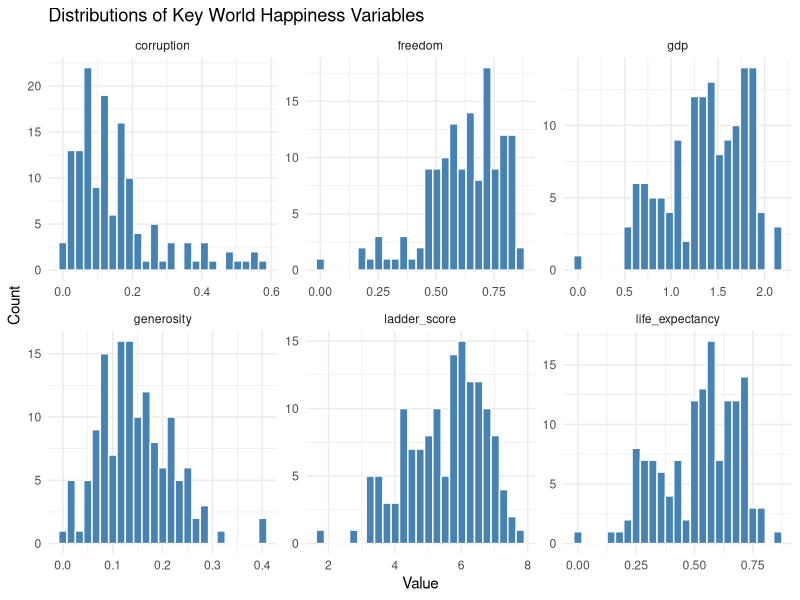
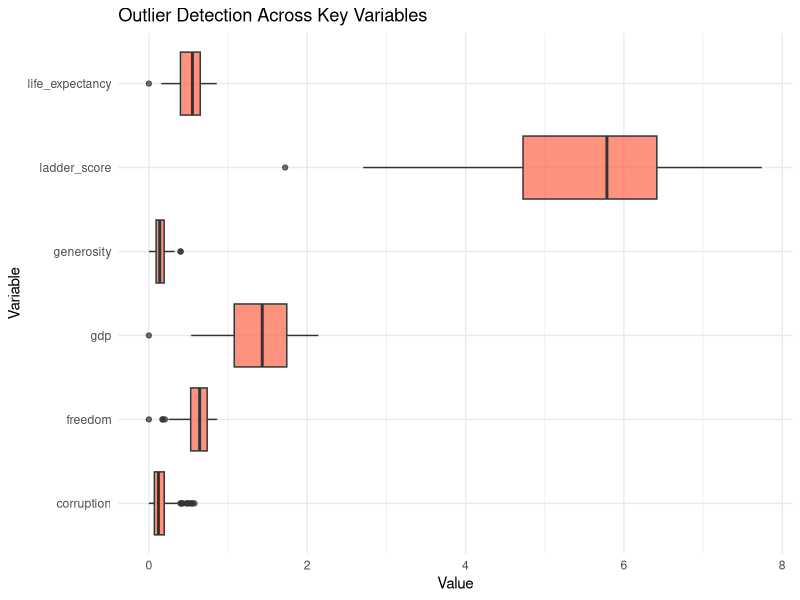
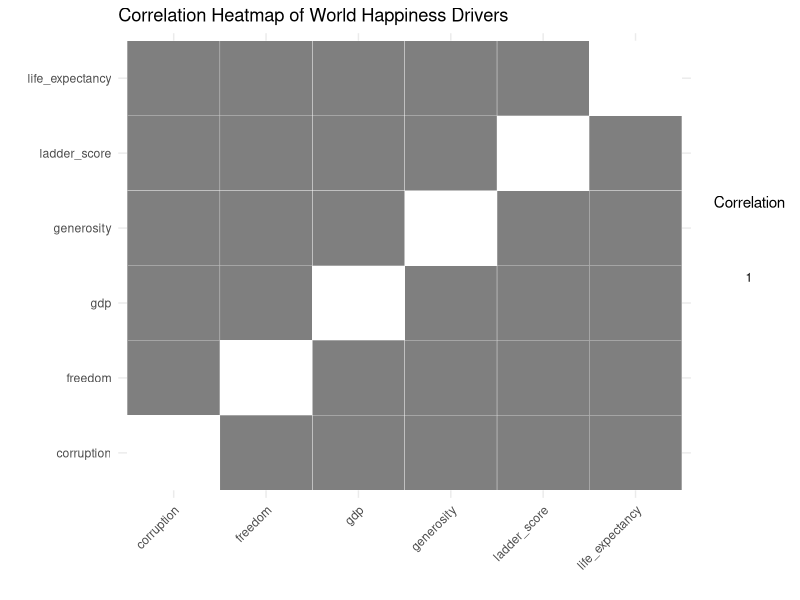

Reproduce these figures in R, in order.
## ---- chunk 1
library(tidyverse)

# Setup: Load, Structure, Viewing, Summary Statistics, Missing Values Check, Cleaning Column Names

happiness <- read_csv("data.csv")

dim(happiness)

glimpse(happiness)

head(happiness)

summary(happiness)

colSums(is.na(happiness))

happiness <- happiness %>%
rename(
country = `Country name`,
ladder_score = `Ladder score`,
upper_whisker = upperwhisker,
lower_whisker = lowerwhisker,
gdp = `Log GDP per capita`,
social_support = `Social support`,
life_expectancy = `Healthy life expectancy`,
freedom = `Freedom to make life choices`,
generosity = Generosity,
corruption = `Perceptions of corruption`,
dystopia_residual = `Dystopia + residual`
)

glimpse(happiness)


# Variable Descriptions

variable_descriptions <- tibble(
  Variable = colnames(happiness),
  Description = c(
    "Country name",
    "Overall happiness score",
    "Upper confidence interval",
    "Lower confidence interval",
    "Log GDP per capita",
    "Social support score",
    "Healthy life expectancy score",
    "Freedom to make life choices",
    "Generosity score",
    "Perceived corruption",
    "Dystopia + residual component"
  )
)

variable_descriptions


# Distribution of Key Variables

happiness %>%
  select(ladder_score, gdp, life_expectancy, freedom, generosity, corruption) %>%
  pivot_longer(everything()) %>%
  ggplot(aes(value)) +
  facet_wrap(~name, scales = "free") +
  geom_histogram(bins = 25, fill = "steelblue", color = "white") +
  labs(
    title = "Distributions of Key World Happiness Variables",
    x = "Value",
    y = "Count"
  ) +
  theme_minimal()


# Outlier Detection Using Boxplots

happiness %>%
  select(ladder_score, gdp, life_expectancy, freedom, generosity, corruption) %>%
  pivot_longer(everything()) %>%
  ggplot(aes(x = name, y = value)) +
  geom_boxplot(fill = "tomato", alpha = 0.7) +
  coord_flip() +
  labs(
    title = "Outlier Detection Across Key Variables",
    x = "Variable",
    y = "Value"
  ) +
  theme_minimal()


# Correlation Heatmap

happiness %>%
  select(ladder_score, gdp, life_expectancy, freedom, generosity, corruption) %>%
  cor() %>%
  as.data.frame() %>%
  rownames_to_column("Variable1") %>%
  pivot_longer(-Variable1, names_to = "Variable2", values_to = "Correlation") %>%
  ggplot(aes(Variable1, Variable2, fill = Correlation)) +
  geom_tile(color = "white") +
  scale_fill_gradient2(low = "blue", mid = "white", high = "red", midpoint = 0) +
  labs(
    title = "Correlation Heatmap of World Happiness Drivers",
    x = "",
    y = ""
  ) +
  theme_minimal() +
  theme(axis.text.x = element_text(angle = 45, hjust = 1))


# Key Insights from Exploratory Data Analysis

cat("    - Happiness (ladder score) follows an approximately normal distribution.
    - GDP per capita and healthy life expectancy are the strongest drivers of national happiness.
    - Perceived corruption shows a clear negative relationship with happiness.
    - Generosity exhibits near-zero correlation with happiness and most other drivers.
    - Economic and health factors dominate subjective well-being at the country level.")



